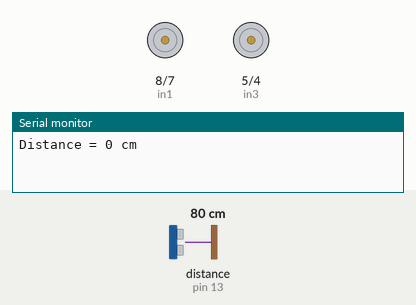
Recording of a sketch running on a simulated Arduino Uno, built with avr-gcc and run on an emulated ATmega328P. On the bench: motor-driver pin pairs drawn as motors (green arrow = first pin HIGH = forward, orange = second pin HIGH = backward, longer = more drive, scaled by the enable pin), the last lines printed to the serial monitor. The inputs (shaded band) are chosen by the test bench; at power-on: distance to the obstacle (sensor on pin 13) 80 cm. The echo pulse lasts 58.3 µs per cm.

Above: at 0.1 s.
At 0.6 s:
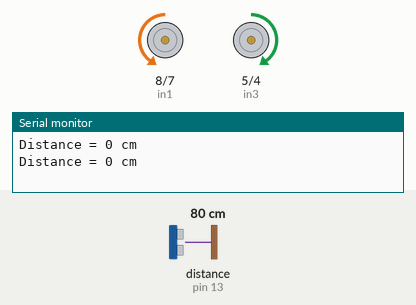
Timing chart, 0 to 6.5 s (numbered marks = the images above):
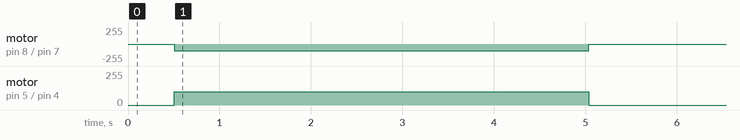

Measured:
- by itself, motor on pin 8 (in1) / pin 7 (in2): stopped → backward 100/255 at 0.50 s, → stopped 4.5 s later
- by itself, motor on pin 5 (in3) / pin 4 (in4): stopped → forward 100/255 at 0.50 s, → stopped 4.5 s later

The sketch:

2.0SensorWorksfor50cm.ino
```cpp
// Motor A connections
int enA = 9;
int in1 = 8;
int in2 = 7;
// Motor B connections
int enB = 3;
int in3 = 5;
int in4 = 4;

unsigned long previous_time = 0;  // store previous timestamp
unsigned long current_time = 0;   // store current timestamp
unsigned long time_elapsed = 0;

//ultrasound sensor
// include newping library
#include "NewPing.h"
// define trigger and echo pins
#define TRIG_PIN 12
#define ECHO_PIN 13
// max distance to ping for (cm)
#define MAX_DISTANCE 50
int distance = 0;
// set up newping object
NewPing sonar(TRIG_PIN, ECHO_PIN, MAX_DISTANCE);
bool detected = 0;

void setup() {
	// Set all the motor control pins to outputs
	pinMode(enA, OUTPUT);
	pinMode(enB, OUTPUT);
	pinMode(in1, OUTPUT);
	pinMode(in2, OUTPUT);
	pinMode(in3, OUTPUT);
	pinMode(in4, OUTPUT);

	// Turn off motors - Initial state
	digitalWrite(in1, LOW);
	digitalWrite(in2, LOW);
	digitalWrite(in3, LOW);
	digitalWrite(in4, LOW);

   //Motor speed
  analogWrite(enA, 100);
  analogWrite(enB, 100);

  // for debugging
  Serial.begin(9600);
  // Serial.println("test"); to print data

  previous_time = millis();

}//setup

void forward() {
  //eng 1
  digitalWrite(in1, LOW);
  digitalWrite(in2, HIGH);
  //eng 2
  digitalWrite(in3, HIGH);
  digitalWrite(in4, LOW);
}//forward

void back() {
  //eng 1
  digitalWrite(in1, HIGH);
  digitalWrite(in2, LOW);
  //eng 2
  digitalWrite(in3, LOW);
  digitalWrite(in4, HIGH);
}//back

void right() {
  //eng 1
  digitalWrite(in1, LOW);
  digitalWrite(in2, HIGH);
  //eng 2
  digitalWrite(in3, LOW);
  digitalWrite(in4, HIGH);
}//left

void left() {
  //eng 1
  digitalWrite(in1, HIGH);
  digitalWrite(in2, LOW);
  //eng 2
  digitalWrite(in3, HIGH);
  digitalWrite(in4, LOW);
}//forward

void stop() {
  //eng 1
  digitalWrite(in1, LOW);
  digitalWrite(in2, LOW);
  //eng 2
  digitalWrite(in3, LOW);
  digitalWrite(in4, LOW);
}//forward

int sight() {
  distance = sonar.ping_cm();
  Serial.print("Distance = ");
  Serial.print(distance);
  Serial.println(" cm");
  delay(500);

  if (distance == 0){
    detected = 0;
  }else{
    detected = 1;
  }

  return detected;
} //sight

void loop() {
  //utrasound
  detected = sight();

  //set current time
  current_time = millis();
  time_elapsed = current_time - previous_time;

  //start
  if (time_elapsed < 5000) {
    forward();
  } else if (detected){
    forward();
  }else{
    stop();
  }

}//loop
```
